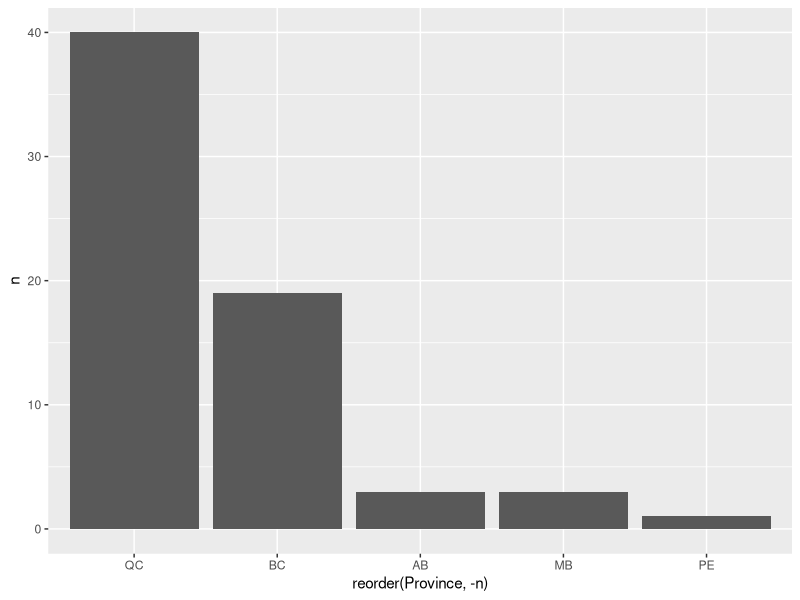

This figure's R source:
## Plastic Ban Data Script

getwd()
ban_data <- read.csv("ban_data.csv")

library(ggplot2)
library(dplyr)
library(tidyverse)

# Converting date to proper format
ban_data$Effective.Date <- as.Date(ban_data$Effective.Date, format = '%d-%b-%y')
str(ban_data)

# # Sorting by ban types per province
# num_bans <- ban_data %>% 
#   group_by(Type, Province) %>% 
#   tally()

# Create dataframe to count and reorder ban counts per province
bans_prov <- ban_data %>% 
  count(Province) %>% 
  arrange(desc(n))

# Plot reordered ban counts per province
ggplot(bans_prov, aes(x = reorder(Province, -n), y = n)) +
  geom_bar(stat = "identity")

#Create dataframe with prov and plastic type
bans_prov_type <- ban_data %>% 
  count(Province, Type) %>% 
  arrange(desc(n))

